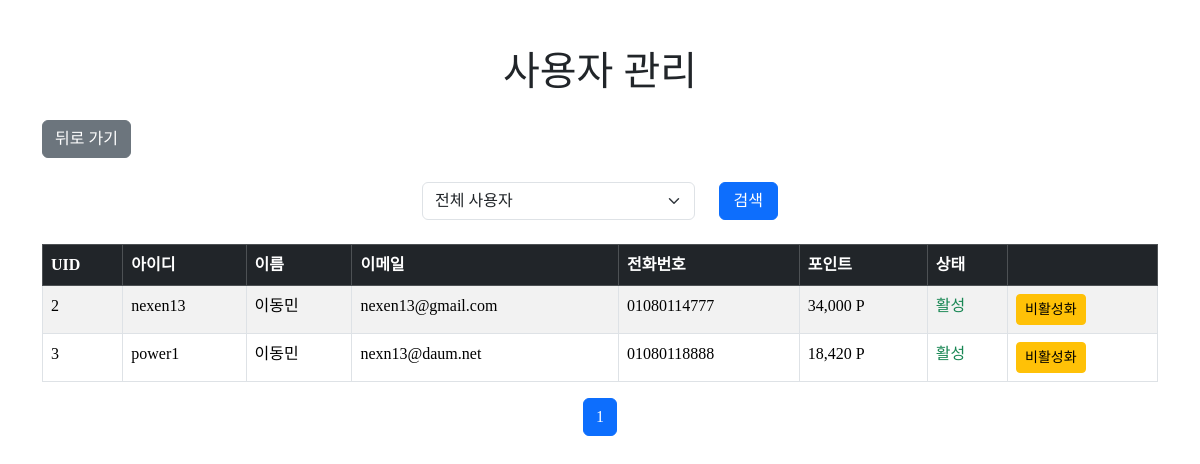
Screenshot of /views/admin/user_management.php with the database file from the repository.
### tables this page shows
CREATE TABLE users
(
    uid       INT AUTO_INCREMENT PRIMARY KEY,
    id        VARCHAR(30)  NOT NULL UNIQUE,
    pw        VARCHAR(255) NOT NULL,
    name      VARCHAR(10)  NOT NULL,
    email     VARCHAR(50)  NOT NULL UNIQUE,
    phone     VARCHAR(20)  NOT NULL UNIQUE,
    address   TEXT,
    point     INT     DEFAULT 0,
    is_active TINYINT(1) DEFAULT 1,
    is_admin  BOOLEAN DEFAULT 0
);

### models/User.php (called while the page is built, shortened)
<?php
class User {
    private $db;
    public function __construct() {
        $this->db = new Database();
    }
    public function getAllUsers($offset, $limit, $isActive = null) {
        $pdo = $this->db->connect();
        try {
            $query = "
        SELECT
            uid, id, name, email, phone, address, point, is_active
        FROM
            users
        WHERE
            is_admin = 0
        ";
            $query .= " ORDER BY uid ASC LIMIT :offset, :limit";
            $stmt = $pdo->prepare($query);
            $stmt->bindParam(':offset', $offset, PDO::PARAM_INT);
            $stmt->bindParam(':limit', $limit, PDO::PARAM_INT);
            $stmt->execute();
            return $stmt->fetchAll(PDO::FETCH_ASSOC);
        } catch (PDOException $e) {
            error_log("getAllUsers error: " . $e->getMessage());
            return false;
        }
    }
    public function getTotalUserCount() {
        $pdo = $this->db->connect();
        try {
            $stmt = $pdo->prepare("SELECT COUNT(*) FROM users WHERE is_admin = 0");
            $stmt->execute();
            return $stmt->fetchColumn();
        } catch (PDOException $e) {
            error_log("getTotalUserCount error: " . $e->getMessage());
            return false;
        }
    }
}
?>

### views/admin/user_management.php (the view, shortened to what this page needs)
<?php
require_once $_SERVER['DOCUMENT_ROOT'] . '/models/User.php';
$userModel = new User();
$currentPage = $_GET['page'] ?? 1;
$perPage = 10;
$offset = ($currentPage - 1) * $perPage;
$isActive = $_GET['is_active'] ?? null;
$users = $userModel->getAllUsers($offset, $perPage, $isActive);
$totalUsers = $userModel->getTotalUserCount();
$totalPages = ceil($totalUsers / $perPage);
?>
<!DOCTYPE html>
<html lang="ko">
<head>
    <link rel="stylesheet" href="/public/css/bootstrap.css">
    <link rel="stylesheet" href="/public/css/custom-style.css">
</head>
<body>
<div class="container mt-5">
    <h1 class="text-center mb-4">사용자 관리</h1>
    <a href="/views/admin/index.php" class="btn btn-secondary mb-4">뒤로 가기</a>
    <form method="GET" action="user_management.php" class="mb-4">
        <div class="row d-flex justify-content-center">
            <div class="col-md-4 d-flex align-items-center">
                <select name="is_active" class="form-select me-4">
                    <option value="">전체 사용자</option>
                </select>
                <button type="submit" class="btn btn-primary col-2">검색</button>
            </div>
        </div>
    </form>
    <table class="table table-bordered table-striped">
        <thead class="table-dark">
        <tr>
            <th>UID</th>
            <th>아이디</th>
            <th>이름</th>
            <th>이메일</th>
            <th>전화번호</th>
            <th>포인트</th>
            <th>상태</th>
            <th></th>
        </tr>
        </thead>
        <tbody>
        <?php if (!empty($users)): ?>
            <?php foreach ($users as $user):
                if(!$user['point']) $user['point'] = 0?>
                <tr>
                    <td><?= htmlspecialchars($user['uid']) ?></td>
                    <td><?= htmlspecialchars($user['id']) ?></td>
                    <td><?= htmlspecialchars($user['name']) ?></td>
                    <td><?= htmlspecialchars($user['email']) ?></td>
                    <td><?= htmlspecialchars($user['phone']) ?></td>
                    <td><?= number_format($user['point']) ?> P</td>
                    <td><?= $user['is_active'] ? '<span class="text-success">활성</span>' : '<span class="text-danger">비활성</span>' ?></td>
                    <td>
                        <?php if ($user['is_active']): ?>
                            <a href="/controllers/UserController.php?action=deactivateUser&uid=<?= $user['uid'] ?>" class="btn btn-warning btn-sm" onclick="return confirm('이 사용자를 비활성화 하시겠습니까?')">비활성화</a>
                        <?php else: ?>
                            <span class="text-muted">비활성화됨</span>
                        <?php endif; ?>
                    </td>
                </tr>
            <?php endforeach; ?>
        <?php else: ?>
            <tr>
                <td colspan="8" class="text-center">사용자가 없습니다.</td>
            </tr>
        <?php endif; ?>
        </tbody>
    </table>
    <nav aria-label="Page navigation example">
        <ul class="pagination justify-content-center">
            <?php for ($i = 1; $i <= $totalPages; $i++): ?>
                <li class="page-item <?= $i == $currentPage ? 'active' : '' ?>">
                    <a class="page-link" href="?page=<?= $i ?>&is_active=<?= htmlspecialchars($isActive) ?>">
                        <?= $i ?>
                    </a>
                </li>
            <?php endfor; ?>
        </ul>
    </nav>
</div>
</body>
</html>

### public/css/custom-style.css (style rules this page uses)
* { font-family: Pretendard, 'sans-serif' !important; }
html, body { height: 100%; display: flex; flex-direction: column; }
.container { flex: 1; }

### rows the page displays
users: uid "2", id "nexen13", name "이동민", email "nexen13@gmail.com", phone "01080114777", point "34,000", is_active "활성"
users: uid "3", id "power1", name "이동민", email "nexn13@daum.net", phone "01080118888", point "18,420", is_active "활성"
